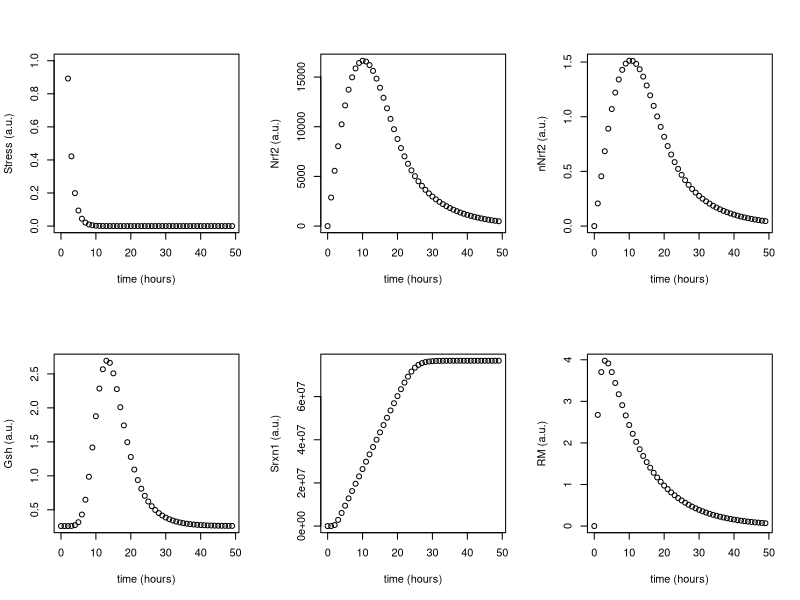

Generate this figure with R: (Note: this script raises an error after producing the figure.)
## LACDR model for oxidative stress response (OSR)
## Created by Isoude Kuijper and made available for BOO 2020
## Date: 06/04/2020
##
## This model contains 5 state variables, namely 
## - Nrf2 (Nrf2)
## - nuclear Nrf2 (nNrf2)
## - Gsh (Gsh)
## - Srxn1 (Srxn1)
## - reactive metabolites (RM)

# First load the deSolve package. If this gives an error, you probably need 
# to install it first with install.packages("deSolve")
library('deSolve')
library(tidyr)


### SECTION I: Build the model and assign the parameter values ###

# Function that defines the ddr model including the stress input function
osr <- function(t, inistate, parameters) {
  with(as.list(c(inistate, parameters)), {

    dS = -time_constant1 * S
    dNrf2 = exportNrf2 * nNrf2 - importNrf2 * Nrf2 + buildNrf2Base - (vMax * Nrf2) / (km * (1 + RM / kiRM) + Nrf2)
    dnNrf2 = importNrf2 * Nrf2 - exportNrf2 * nNrf2
    dGsh = buildGshBase + buildGsh * nNrf2**hill_Gsh / (K_Gsh**hill_Gsh + nNrf2**hill_Gsh) - conjFormToDegrGsh * conjForm * Gsh - conjForm * Gsh * RM
    dSrxn1 = buildSrxn1Base + buildSrxn1 * nNrf2**hill_Srxn1 / (K_Srxn1**hill_Srxn1 + nNrf2**hill_Srxn1)  - degradSrxn1 * Srxn1
    dRM = buildRM - conjForm * Gsh * RM - degradRM * RM + S
    
    list(c(dS, dNrf2, dnNrf2, dGsh, dSrxn1, dRM))
  })
}

# Make a function that defines the parameters and 
# runs the ddr model with those parameters
osrdose <- function(stress, tspan){
  if(1){
    pars.nostim = c(

      importNrf2 = 4.251955e-04,
      exportNrf2 = 4.672772e+00,
      buildNrf2Base = 3.297422e+03, #2.297422e+02 base, training = e02, test1 = 6.297422e+02, test2 = 2.297422e+02
      vMax = 1.345040e+08, #vMax = 1.345040e+08 base/training, test1 = 1.345040e+04, test2 = 1.345040e+06
      km = 3.816342e+02, 
      kiRM = 1.338881e-06,
      buildGshBase = 5.530482e-02,
      buildGsh = 1.063481e+03, #00
      hill_Gsh = 6.499604e+00,
      K_Gsh = 4.580483e+00,
      conjForm = 1.240263e-04,
      buildSrxn1Base = 9.996659e-09,
      buildSrxn1 = 3.405193e+06,
      hill_Srxn1 = 6.003976e+00,
      K_Srxn1 = 4.833310e-01,
      conjFormToDegrGsh = 1.709325e+03,
      buildRM = 3.386074e-07,
      degradSrxn1 = 3.687709e-08,
      degradRM = 9.137437e-02,
      maxNrf2k = 1.0e-3, 
      
      time_constant1 = 0.75
    )
  }
  inistate = c(
    Nrf2 = 2.455416e-03,
    nNrf2 = 2.234288e-07,
    Gsh = 2.608704e-01,
    Srxn1 = 2.710805e-01,
    RM = 3.704403e-06
  )
  #
  tspan_pre <-  seq(0, 1000, by = 1)
  ic <-  ode(
    y = c(S = 0, inistate), # stress is equal to 0
    times = tspan_pre,
    func = osr,
    parms = pars.nostim
  )

  out <-  ode(
    y = c(S = stress, ic[nrow(ic),3:ncol(ic)]), # stress is equal to stresslevel
    times = tspan,
    func = osr,
    parms = pars.nostim
  )
  return(out)
}

### SECTION II: Run the ddr model ###

# Select the time span for which you want to run the model
tspan <-  seq(0, 49, by = 1)

# Run the model and save the simulation in variable 'xx'
xx <- osrdose(stress = 4, tspan) #training = 1-4 to test1 = 1, test2 = 1 

# Rescale the model simulation
Nrf2 <- data.frame(xx)$Nrf2
nNrf2 <- data.frame(xx)$nNrf2
Gsh <- data.frame(xx)$Gsh
Srxn1 <- data.frame(xx)$Srxn1
RM <- data.frame(xx)$RM

### SECTION III: Plot the output ###

par(mfrow=c(2,3))

plot(tspan, data.frame(xx)$S, xlab="time (hours)", ylab="Stress (a.u.)", ylim = c(0,1))
plot(tspan, Nrf2, xlab="time (hours)", ylab="Nrf2 (a.u.)")
plot(tspan, nNrf2, xlab="time (hours)", ylab="nNrf2 (a.u.)")
plot(tspan, Gsh, xlab="time (hours)", ylab="Gsh (a.u.)")
plot(tspan, Srxn1, xlab="time (hours)", ylab="Srxn1 (a.u.)")
plot(tspan, RM, xlab="time (hours)", ylab="RM (a.u.)")



Nrf2

Nrf2 %>% write.table(.,"E:/BFW/Master BPS/RP1/Neural Network/R - OSR model/Training set 4/Nrf2_training1.txt")
Srxn1 %>% write.table(.,"E:/BFW/Master BPS/RP1/Neural Network/R - OSR model/Training set 4/Srxn1_training1.txt")






                     
